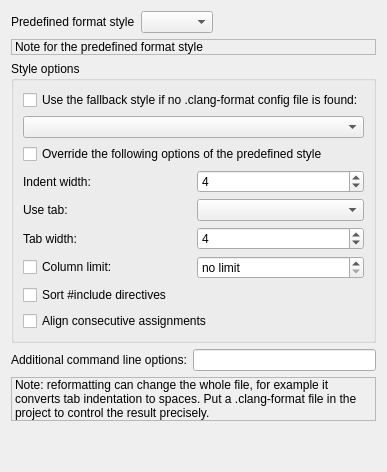
     <widget class="QWidget" name="pageClangFormat">
      <layout class="QVBoxLayout" name="verticalLayoutClangFormat">
       <item>
        <widget class="QWidget" name="widgetClangFormatStyle" native="true">
         <layout class="QHBoxLayout" name="horizontalLayoutClangFormatStyle">
          <property name="leftMargin">
           <number>0</number>
          </property>
          <property name="topMargin">
           <number>0</number>
          </property>
          <property name="rightMargin">
           <number>0</number>
          </property>
          <property name="bottomMargin">
           <number>0</number>
          </property>
          <item>
           <widget class="QLabel" name="labelClangFormatStyle">
            <property name="text">
             <string>Predefined format style</string>
            </property>
           </widget>
          </item>
          <item>
           <widget class="QComboBox" name="cbClangFormatStyle"/>
          </item>
          <item>
           <spacer name="horizontalSpacerClangFormatStyle">
            <property name="orientation">
             <enum>Qt::Horizontal</enum>
            </property>
            <property name="sizeHint" stdset="0">
             <size>
              <width>40</width>
              <height>20</height>
             </size>
            </property>
           </spacer>
          </item>
         </layout>
        </widget>
       </item>
       <item>
        <widget class="QLabel" name="lblClangFormatStyle">
         <property name="frameShape">
          <enum>QFrame::StyledPanel</enum>
         </property>
         <property name="text">
          <string>&lt;html&gt;&lt;head/&gt;&lt;body&gt;&lt;p&gt;Note for the predefined format style&lt;/p&gt;&lt;/body&gt;&lt;/html&gt;</string>
         </property>
         <property name="wordWrap">
          <bool>true</bool>
         </property>
        </widget>
       </item>
       <item>
        <widget class="QGroupBox" name="grpClangFormatStyleOptions">
         <property name="title">
          <string>Style options</string>
         </property>
         <layout class="QVBoxLayout" name="verticalLayoutClangFormatOptions">
          <item>
           <widget class="QCheckBox" name="chkClangFormatUseFallbackStyle">
            <property name="text">
             <string>Use the fallback style if no .clang-format config file is found:</string>
            </property>
           </widget>
          </item>
          <item>
           <widget class="QComboBox" name="cbClangFormatFallbackStyle"/>
          </item>
          <item>
           <widget class="QCheckBox" name="chkClangFormatOverrideStyle">
            <property name="text">
             <string>Override the following options of the predefined style</string>
            </property>
           </widget>
          </item>
          <item>
           <widget class="QWidget" name="widgetClangFormatOverrides" native="true">
            <layout class="QGridLayout" name="gridLayoutClangFormatOverrides">
             <property name="leftMargin">
              <number>0</number>
             </property>
             <property name="topMargin">
              <number>0</number>
             </property>
             <property name="rightMargin">
              <number>0</number>
             </property>
             <property name="bottomMargin">
              <number>0</number>
             </property>
             <item row="0" column="0">
              <widget class="QLabel" name="labelClangFormatIndentWidth">
               <property name="text">
                <string>Indent width:</string>
               </property>
              </widget>
             </item>
             <item row="0" column="1">
              <widget class="QSpinBox" name="spinClangFormatIndentWidth">
               <property name="minimum">
                <number>1</number>
               </property>
               <property name="maximum">
                <number>16</number>
               </property>
               <property name="value">
                <number>4</number>
               </property>
              </widget>
             </item>
             <item row="1" column="0">
              <widget class="QLabel" name="labelClangFormatUseTab">
               <property name="text">
                <string>Use tab:</string>
               </property>
              </widget>
             </item>
             <item row="1" column="1">
              <widget class="QComboBox" name="cbClangFormatUseTab"/>
             </item>
             <item row="2" column="0">
              <widget class="QLabel" name="labelClangFormatTabWidth">
               <property name="text">
                <string>Tab width:</string>
               </property>
              </widget>
             </item>
             <item row="2" column="1">
              <widget class="QSpinBox" name="spinClangFormatTabWidth">
               <property name="minimum">
                <number>1</number>
               </property>
               <property name="maximum">
                <number>16</number>
               </property>
               <property name="value">
                <number>4</number>
               </property>
              </widget>
             </item>
             <item row="3" column="0">
              <widget class="QCheckBox" name="chkClangFormatSetColumnLimit">
               <property name="text">
                <string>Column limit:</string>
               </property>
              </widget>
             </item>
             <item row="3" column="1">
              <widget class="QSpinBox" name="spinClangFormatColumnLimit">
               <property name="specialValueText">
                <string>no limit</string>
               </property>
               <property name="maximum">
                <number>1000</number>
               </property>
              </widget>
             </item>
             <item row="4" column="0" colspan="2">
              <widget class="QCheckBox" name="chkClangFormatSortIncludes">
               <property name="text">
                <string>Sort #include directives</string>
               </property>
              </widget>
             </item>
             <item row="5" column="0" colspan="2">
              <widget class="QCheckBox" name="chkClangFormatAlignConsecutiveAssignments">
               <property name="text">
                <string>Align consecutive assignments</string>
               </property>
              </widget>
             </item>
             <item row="6" column="0">
              <spacer name="verticalSpacerClangFormat">
               <property name="orientation">
                <enum>Qt::Vertical</enum>
               </property>
               <property name="sizeHint" stdset="0">
                <size>
                 <width>20</width>
                 <height>0</height>
                </size>
               </property>
              </spacer>
             </item>
            </layout>
           </widget>
          </item>
         </layout>
        </widget>
       </item>
       <item>
        <widget class="QWidget" name="widgetClangFormatExtra" native="true">
         <layout class="QHBoxLayout" name="horizontalLayoutClangFormatExtra">
          <property name="leftMargin">
           <number>0</number>
          </property>
          <property name="topMargin">
           <number>0</number>
          </property>
          <property name="rightMargin">
           <number>0</number>
          </property>
          <property name="bottomMargin">
           <number>0</number>
          </property>
          <item>
           <widget class="QLabel" name="labelClangFormatExtra">
            <property name="text">
             <string>Additional command line options:</string>
            </property>
           </widget>
          </item>
          <item>
           <widget class="QLineEdit" name="editClangFormatExtraOptions"/>
          </item>
         </layout>
        </widget>
       </item>
       <item>
        <widget class="QLabel" name="lblClangFormatNotice">
         <property name="frameShape">
          <enum>QFrame::StyledPanel</enum>
         </property>
         <property name="text">
          <string>Note: reformatting can change the whole file, for example it converts tab indentation to spaces. Put a .clang-format file in the project to control the result precisely.</string>
         </property>
         <property name="wordWrap">
          <bool>true</bool>
         </property>
        </widget>
       </item>
       <item>
        <spacer name="verticalSpacerClangFormatPage">
         <property name="orientation">
          <enum>Qt::Vertical</enum>
         </property>
         <property name="sizeHint" stdset="0">
          <size>
           <width>20</width>
           <height>40</height>
          </size>
         </property>
        </spacer>
       </item>
      </layout>
     </widget>
